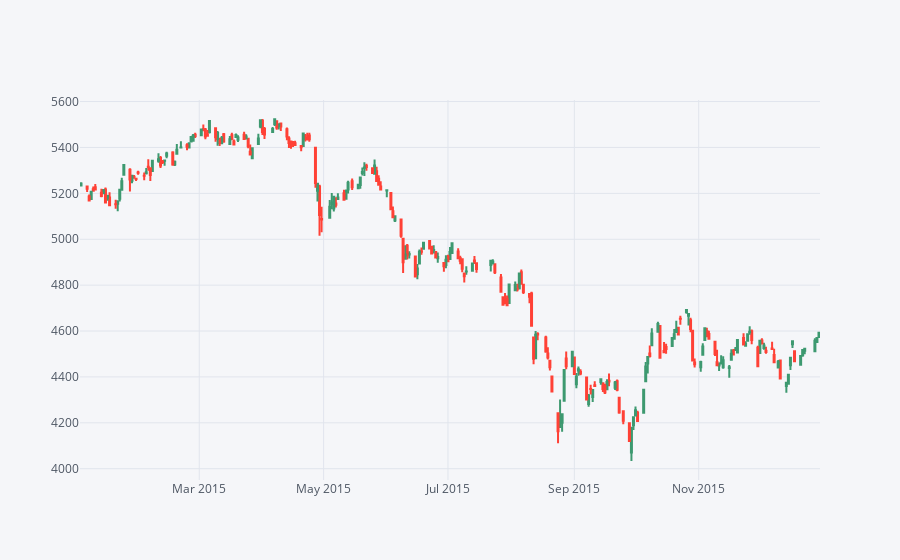

The notebook cell this image was saved under:
### Markdown cell above
**Using .iplot(kind='candle) to create a candle plot of JCI stock from Jan 1st 2015 to Jan 1st 2016.**

### Code cell
JCI[['Open', 'High', 'Low', 'Close']].loc['2016-01-01':'2015-01-01'].iplot(kind='candle')

### Figure 1 — Plotly figure (JSON) as saved in the notebook; plotly's stock layout.template omitted (floating-point values rounded to 4 significant figures; data arrays with more than 128 entries replaced by an {"elided": "..."} marker saying what was removed)
{"data": [{"close": {"elided": "244 float values"}, "high": {"elided": "244 float values"}, "low": {"elided": "244 float values"}, "open": {"elided": "244 float values"}, "showlegend": false, "type": "candlestick", "x": {"elided": "244 str values"}, "yaxis": "y2"}], "layout": {"legend": {"bgcolor": "#F5F6F9", "font": {"color": "#4D5663"}}, "paper_bgcolor": "#F5F6F9", "plot_bgcolor": "#F5F6F9", "title": {"font": {"color": "#4D5663"}}, "xaxis": {"gridcolor": "#E1E5ED", "rangeslider": {"visible": false}, "showgrid": true, "tickfont": {"color": "#4D5663"}, "title": {"font": {"color": "#4D5663"}, "text": ""}, "zerolinecolor": "#E1E5ED"}, "yaxis": {"gridcolor": "#E1E5ED", "showgrid": true, "showticklabels": false, "tickfont": {"color": "#4D5663"}, "title": {"font": {"color": "#4D5663"}, "text": ""}, "zerolinecolor": "#E1E5ED"}, "yaxis2": {"gridcolor": "#E1E5ED", "showgrid": true, "tickfont": {"color": "#4D5663"}, "title": {"font": {"color": "#4D5663"}, "text": ""}, "zerolinecolor": "#E1E5ED"}}}
